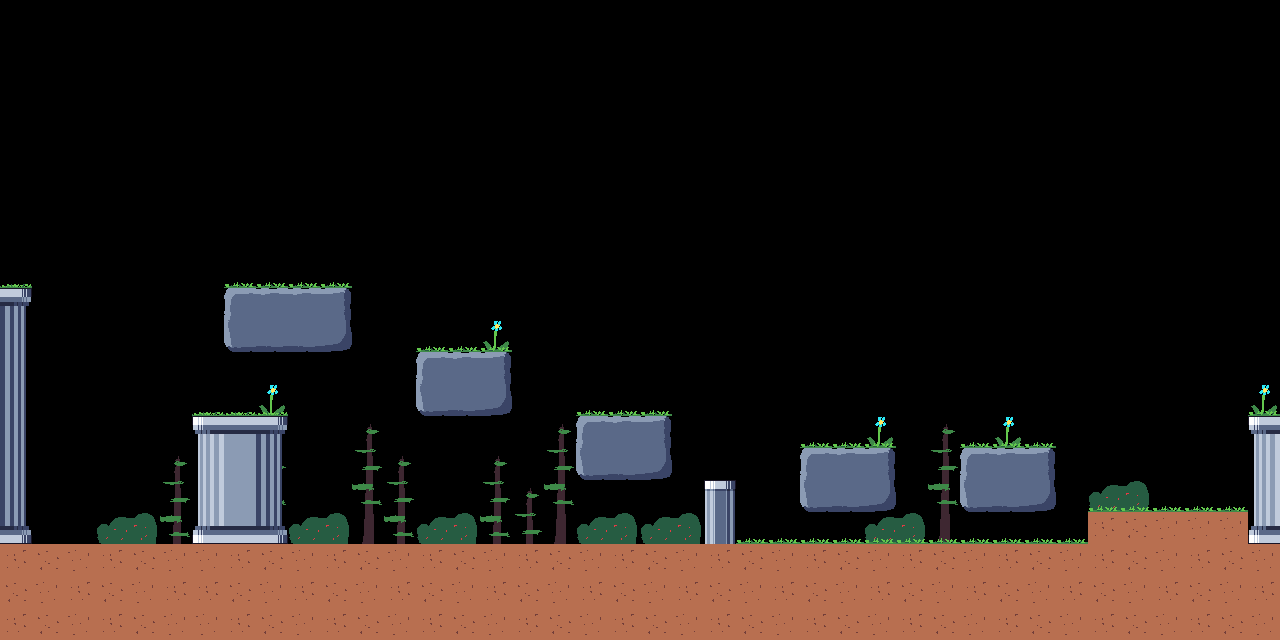

This is a level from a 2D game, rendered from its Tiled map with the project's own tilesets. A one-line summary and the map file follow, with tile-layer data summarised:
An orthogonal 40x20 tile map with 32x32 px tiles, 2 tile layers (background, foreground), 3 tilesets and 12 objects (8x ranged, 2x melee, entrance, exit).

<map version="1.2" tiledversion="1.2.1" orientation="orthogonal" renderorder="right-down" width="40" height="20" tilewidth="32" tileheight="32" infinite="0" nextlayerid="4" nextobjectid="20">
 <tileset firstgid="1" name="tiles" tilewidth="32" tileheight="32" tilecount="64" columns="8">
  <image source="tiles.png" width="256" height="256" />
  <terraintypes>
   <terrain name="pillars" tile="0" />
   <terrain name="ground" tile="0" />
  </terraintypes>
  <tile id="0" terrain=",,,0">
   <properties>
    <property name="collides" type="bool" value="true" />
   </properties>
  </tile>
  <tile id="1" terrain=",,0,0">
   <properties>
    <property name="collides" type="bool" value="true" />
   </properties>
  </tile>
  <tile id="2" terrain=",,0,">
   <properties>
    <property name="collides" type="bool" value="true" />
   </properties>
  </tile>
  <tile id="3" terrain="0,0,0,">
   <properties>
    <property name="collides" type="bool" value="true" />
   </properties>
  </tile>
  <tile id="4" terrain="0,0,,0">
   <properties>
    <property name="collides" type="bool" value="true" />
   </properties>
  </tile>
  <tile id="5">
   <properties>
    <property name="collides" type="bool" value="true" />
   </properties>
  </tile>
  <tile id="8" terrain=",0,,0">
   <properties>
    <property name="collides" type="bool" value="true" />
   </properties>
  </tile>
  <tile id="9" terrain="0,0,0,0">
   <properties>
    <property name="collides" type="bool" value="true" />
   </properties>
  </tile>
  <tile id="10" terrain="0,,0,">
   <properties>
    <property name="collides" type="bool" value="true" />
   </properties>
  </tile>
  <tile id="11" terrain="0,,0,0">
   <properties>
    <property name="collides" type="bool" value="true" />
   </properties>
  </tile>
  <tile id="12" terrain=",0,0,0">
   <properties>
    <property name="collides" type="bool" value="true" />
   </properties>
  </tile>
  <tile id="13">
   <properties>
    <property name="collides" type="bool" value="true" />
   </properties>
  </tile>
  <tile id="16" terrain=",0,,">
   <properties>
    <property name="collides" type="bool" value="true" />
   </properties>
  </tile>
  <tile id="17" terrain="0,0,,">
   <properties>
    <property name="collides" type="bool" value="true" />
   </properties>
  </tile>
  <tile id="18" terrain="0,,,">
   <properties>
    <property name="collides" type="bool" value="true" />
   </properties>
  </tile>
  <tile id="21">
   <properties>
    <property name="collides" type="bool" value="true" />
   </properties>
  </tile>
  <tile id="24" terrain="1,1,1,1">
   <properties>
    <property name="collides" type="bool" value="true" />
   </properties>
  </tile>
  <tile id="25" terrain="1,1,1,1">
   <properties>
    <property name="collides" type="bool" value="true" />
   </properties>
  </tile>
  <tile id="26" terrain="1,1,1,1">
   <properties>
    <property name="collides" type="bool" value="true" />
   </properties>
  </tile>
  <tile id="27" terrain=",,1,1" />
  <tile id="28" terrain=",,1,1" />
  <tile id="32">
   <properties>
    <property name="collides" type="bool" value="true" />
   </properties>
  </tile>
  <tile id="43">
   <properties>
    <property name="collides" type="bool" value="true" />
   </properties>
  </tile>
  <tile id="44">
   <properties>
    <property name="collides" type="bool" value="true" />
   </properties>
  </tile>
  <tile id="45">
   <properties>
    <property name="collides" type="bool" value="true" />
   </properties>
  </tile>
  <tile id="46">
   <properties>
    <property name="collides" type="bool" value="true" />
   </properties>
  </tile>
  <tile id="47">
   <properties>
    <property name="collides" type="bool" value="true" />
   </properties>
  </tile>
  <tile id="51">
   <properties>
    <property name="collides" type="bool" value="true" />
   </properties>
  </tile>
  <tile id="52">
   <properties>
    <property name="collides" type="bool" value="true" />
   </properties>
  </tile>
  <tile id="53">
   <properties>
    <property name="collides" type="bool" value="true" />
   </properties>
  </tile>
  <tile id="54">
   <properties>
    <property name="collides" type="bool" value="true" />
   </properties>
  </tile>
  <tile id="55">
   <properties>
    <property name="collides" type="bool" value="true" />
   </properties>
  </tile>
  <tile id="59">
   <properties>
    <property name="collides" type="bool" value="true" />
   </properties>
  </tile>
  <tile id="60">
   <properties>
    <property name="collides" type="bool" value="true" />
   </properties>
  </tile>
  <tile id="61">
   <properties>
    <property name="collides" type="bool" value="true" />
   </properties>
  </tile>
 </tileset>
 <tileset firstgid="65" source="tiles.tsx" />
 <tileset firstgid="129" name="bgtiles" tilewidth="32" tileheight="32" tilecount="16" columns="4">
  <image source="bgtiles.png" width="128" height="128" />
 </tileset>
 <layer id="1" name="background" width="40" height="20">
  <data>[800 cells, 47 non-empty, 8 distinct tile ids]</data>
 </layer>
 <layer id="2" name="foreground" width="40" height="20">
  <data>[800 cells, 220 non-empty, 22 distinct tile ids]</data>
 </layer>
 <objectgroup id="3" name="objects">
  <object id="1" name="entrance" gid="7" x="1184" y="512" width="64" height="64" />
  <object id="2" name="exit" gid="7" x="32" y="544" width="64" height="64" />
  <object id="10" name="ranged" gid="7" x="800" y="448" width="32" height="32" />
  <object id="11" name="ranged" gid="7" x="736" y="544" width="32" height="32" />
  <object id="12" name="ranged" gid="7" x="320" y="288" width="32" height="32" />
  <object id="13" name="ranged" gid="7" x="288" y="288" width="32" height="32" />
  <object id="14" name="ranged" gid="7" x="256" y="288" width="32" height="32" />
  <object id="15" name="ranged" gid="7" x="416" y="352" width="32" height="32" />
  <object id="16" name="ranged" gid="7" x="224" y="288" width="32" height="32" />
  <object id="17" name="melee" gid="7" x="576" y="416" width="32" height="32" />
  <object id="18" name="ranged" gid="7" x="672" y="544" width="32" height="32" />
  <object id="19" name="melee" gid="7" x="192" y="416" width="32" height="32" />
 </objectgroup>
</map>
